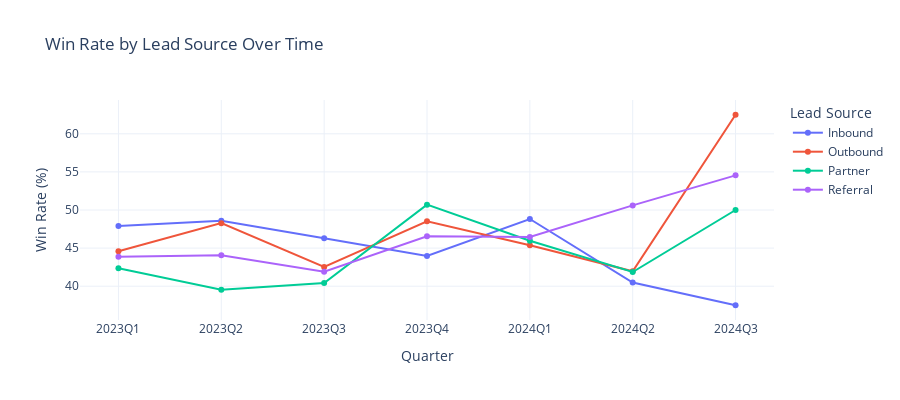

Notebook cell for this chart:
### Markdown cell above
### Insight 3: Lead Source Quality Collapse

Not all leads are created equal. This analysis tracks win rate by lead source over time, highlighting underperforming channels.

### Code cell
# Funnel chart: Win Rate by Lead Source Over Time
lead_quarter = df.groupby(['lead_source', 'quarter']).agg(
    win_rate = ('outcome', lambda x: (x=='Won').mean()*100),
    deal_count = ('deal_id', 'count')
).reset_index()

# Convert 'quarter' from Period to string for plotting
lead_quarter['quarter_str'] = lead_quarter['quarter'].astype(str)

fig6 = px.line(
    lead_quarter, x='quarter_str', y='win_rate', color='lead_source',
    markers=True,
    title='Win Rate by Lead Source Over Time',
    labels={'win_rate':'Win Rate (%)', 'quarter_str':'Quarter', 'lead_source':'Lead Source'}
)
fig6.update_layout(template='plotly_white', height=400)
fig6.show()

### Figure 1 — Plotly figure (JSON) as saved in the notebook; plotly's stock layout.template omitted (floating-point values rounded to 4 significant figures)
{"data": [{"hovertemplate": "Lead Source=Inbound<br>Quarter=%{x}<br>Win Rate (%)=%{y}<extra></extra>", "legendgroup": "Inbound", "line": {"color": "#636efa", "dash": "solid"}, "marker": {"symbol": "circle"}, "mode": "lines+markers", "name": "Inbound", "orientation": "v", "showlegend": true, "type": "scatter", "x": ["2023Q1", "2023Q2", "2023Q3", "2023Q4", "2024Q1", "2024Q2", "2024Q3"], "xaxis": "x", "y": [47.89, 48.58, 46.3, 43.97, 48.82, 40.48, 37.5], "yaxis": "y"}, {"hovertemplate": "Lead Source=Outbound<br>Quarter=%{x}<br>Win Rate (%)=%{y}<extra></extra>", "legendgroup": "Outbound", "line": {"color": "#EF553B", "dash": "solid"}, "marker": {"symbol": "circle"}, "mode": "lines+markers", "name": "Outbound", "orientation": "v", "showlegend": true, "type": "scatter", "x": ["2023Q1", "2023Q2", "2023Q3", "2023Q4", "2024Q1", "2024Q2", "2024Q3"], "xaxis": "x", "y": [44.59, 48.28, 42.53, 48.52, 45.38, 41.95, 62.5], "yaxis": "y"}, {"hovertemplate": "Lead Source=Partner<br>Quarter=%{x}<br>Win Rate (%)=%{y}<extra></extra>", "legendgroup": "Partner", "line": {"color": "#00cc96", "dash": "solid"}, "marker": {"symbol": "circle"}, "mode": "lines+markers", "name": "Partner", "orientation": "v", "showlegend": true, "type": "scatter", "x": ["2023Q1", "2023Q2", "2023Q3", "2023Q4", "2024Q1", "2024Q2", "2024Q3"], "xaxis": "x", "y": [42.35, 39.53, 40.41, 50.7, 45.96, 41.86, 50.0], "yaxis": "y"}, {"hovertemplate": "Lead Source=Referral<br>Quarter=%{x}<br>Win Rate (%)=%{y}<extra></extra>", "legendgroup": "Referral", "line": {"color": "#ab63fa", "dash": "solid"}, "marker": {"symbol": "circle"}, "mode": "lines+markers", "name": "Referral", "orientation": "v", "showlegend": true, "type": "scatter", "x": ["2023Q1", "2023Q2", "2023Q3", "2023Q4", "2024Q1", "2024Q2", "2024Q3"], "xaxis": "x", "y": [43.88, 44.07, 41.9, 46.56, 46.47, 50.6, 54.55], "yaxis": "y"}], "layout": {"height": 400, "legend": {"title": {"text": "Lead Source"}, "tracegroupgap": 0}, "title": {"text": "Win Rate by Lead Source Over Time"}, "xaxis": {"anchor": "y", "domain": [0, 1], "title": {"text": "Quarter"}}, "yaxis": {"anchor": "x", "domain": [0, 1], "title": {"text": "Win Rate (%)"}}}}
